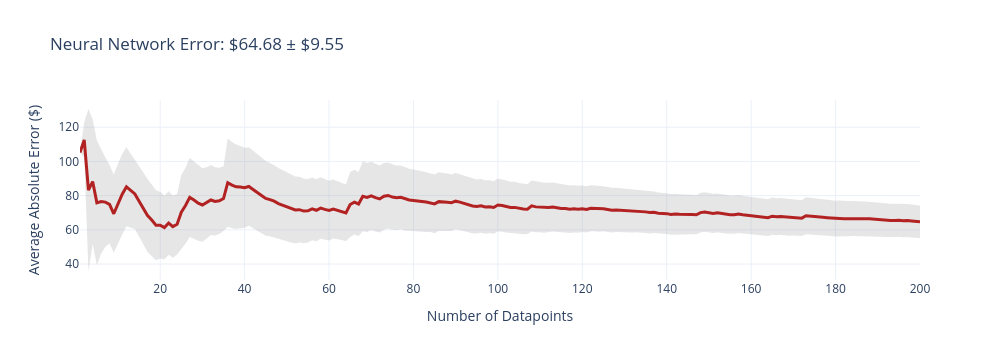
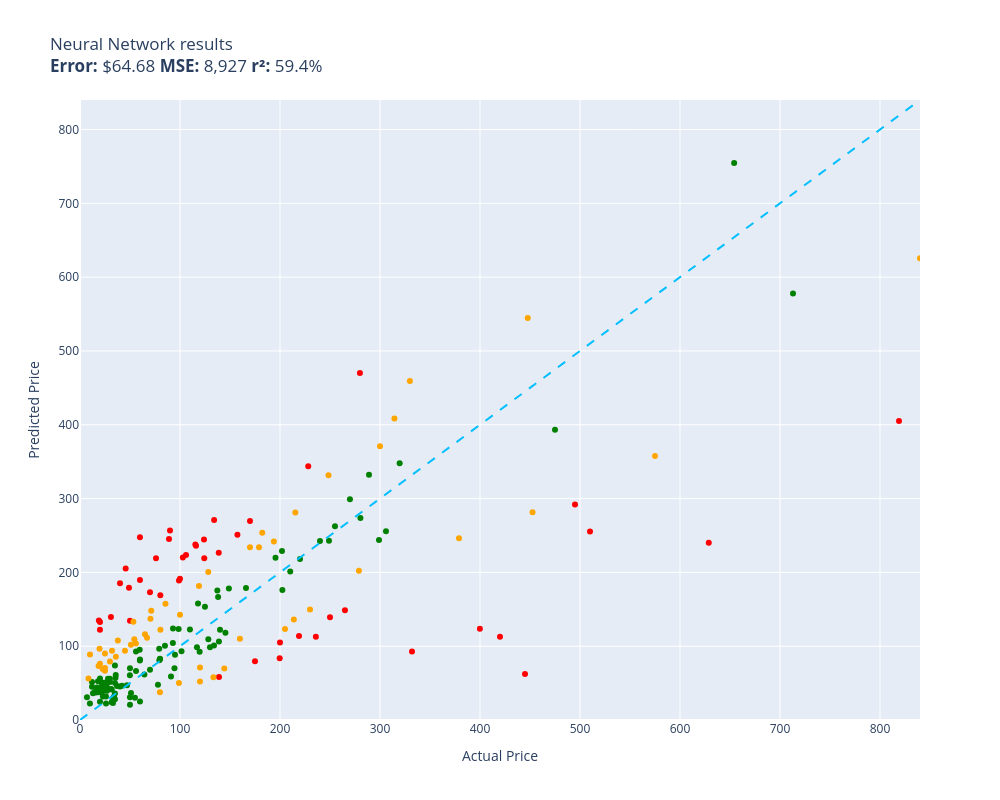

Here is the notebook cell these charts were saved with, in order:
### Code cell
evaluate(neural_network, test)

### Figure 1 — Plotly figure (JSON) as saved in the notebook; plotly's stock layout.template omitted (floating-point values rounded to 4 significant figures; data arrays with more than 128 entries replaced by an {"elided": "..."} marker saying what was removed)
{"data": [{"fill": "toself", "fillcolor": "rgba(128,128,128,0.2)", "hoverinfo": "skip", "line": {"color": "rgba(255,255,255,0)"}, "name": "95% CI", "showlegend": false, "type": "scatter", "x": {"elided": "400 int values"}, "y": {"elided": "400 float values"}}, {"customdata": {"elided": "200x1 float values"}, "hovertemplate": "n=%{x}<br>Avg Error=$%{y:,.2f}<br>±95% CI=$%{customdata[0]:,.2f}<extra></extra>", "line": {"color": "firebrick", "width": 3}, "mode": "lines", "name": "Cumulative Avg Error", "type": "scatter", "x": {"elided": "200 int values"}, "y": {"elided": "200 float values"}}], "layout": {"height": 360, "showlegend": false, "title": {"text": "Neural Network Error: $64.68 ± $9.55"}, "width": 1000, "xaxis": {"title": {"text": "Number of Datapoints"}}, "yaxis": {"title": {"text": "Average Absolute Error ($)"}}}}

### Figure 2 — Plotly figure (JSON) as saved in the notebook; plotly's stock layout.template omitted (floating-point values rounded to 4 significant figures)
{"data": [{"customdata": [["Old Blood Noise Excess V2 Distortion Cho...\nGuess=$113.74 Actual=$219.00"], ["telpo Headlight Assembly Fit For 15 Camr...\nGuess=$235.91 Actual=$115.99"], ["EXMAX NG-10X Fresnel Lens Focusing Adapt...\nGuess=$173.02 Actual=$69.98"], ["CORSAIR Dominator Platinum RGB 32GB (2x1...\nGuess=$244.44 Actual=$124.00"], ["SKB iSeries 3i-13096-6KP Case for BlackM...\nGuess=$79.62 Actual=$174.99"], ["Bam Trekking 3027SB Single Black Clarine...\nGuess=$92.86 Actual=$332.00"], ["Mini PC, Kinupute Desktop Computer E3-12...\nGuess=$292.07 Actual=$495.00"], ["10GBase-LR SFP+ Transceiver, Handar 10GB...\nGuess=$132.78 Actual=$19.99"], ["Deco Mount Pro Tripod Microphone Stand w...\nGuess=$189.70 Actual=$59.95"], ["KOMPUTERBAY 4GB 2X 2GB DDR2 1066MHz PC2-...\nGuess=$168.87 Actual=$80.34"], ["Scranton & Co 3 Drawer Mobile File Cabin...\nGuess=$237.90 Actual=$115.35"], ["Canon EOS Rebel T7 Digital SLR Camera wi...\nGuess=$404.93 Actual=$819.00"], ["JRready ST6313 DT Deutsch Connector Kit,...\nGuess=$83.75 Actual=$199.68"], ["Diversitech WG840585 Motor, (Ddb) 1/3Hp,...\nGuess=$270.84 Actual=$134.12"], ["MC: Pindicator (Dual Intensity Amber)\nGuess=$185.13 Actual=$40.00"], ["Sumerain S1339CM Double Handle Widesprea...\nGuess=$112.83 Actual=$235.86"], ["Poison Spyder 10-08-020 Rocker Knocker\nGuess=$240.06 Actual=$628.76"], ["DIMARZIO 204284 DP 163FBK Blues Bucker G...\nGuess=$256.85 Actual=$89.99"], ["Lighted Triangle Mirror Cabinet Bathroom...\nGuess=$62.28 Actual=$445.00"], ["BESTILL Wall Mounted Shower Faucet Set, ...\nGuess=$219.10 Actual=$76.00"], ["Trail Gear Twin Stick Kit for Top Shift ...\nGuess=$470.18 Actual=$279.92"], ["Engine Thermostat, Replace 19301-PAA-306...\nGuess=$134.78 Actual=$18.89"], ["Dell Optiplex 390 Desktop Computer i3 3....\nGuess=$219.29 Actual=$124.27"], ["LEGO Marvel Avengers War Machine Buster ...\nGuess=$247.48 Actual=$59.95"], ["KOHLER K-1185540-CP Assembly-Slider\nGuess=$205.37 Actual=$45.67"], ["Pioneer 2AM401-BN Two Handle Kitchen Fau...\nGuess=$343.70 Actual=$228.22"], ["Grey Pneumatic 1311SD Impact Socket Set\nGuess=$250.92 Actual=$157.43"], ["Urth 62mm UV, Circular Polarizing (CPL),...\nGuess=$58.24 Actual=$139.00"], ["Canon Sure Shot 90u 35mm Date Camera\nGuess=$123.77 Actual=$399.89"], ["Wilkinson LOW GAUSS Vintage Tone Strat S...\nGuess=$139.49 Actual=$30.93"], ["Chalkboard Name Badges with Magnetic Bac...\nGuess=$122.28 Actual=$19.95"], ["GENUINE VOLVO THERMOSTAT (3.0, 3.2) S60 ...\nGuess=$220.12 Actual=$102.85"], ["CradlePoint Compact Broadband Router (CB...\nGuess=$245.06 Actual=$89.00"], ["Universal Power Group 12V 100Ah Sealed L...\nGuess=$104.85 Actual=$199.99"], ["Auertech Portable Washing Machine, 14lbs...\nGuess=$188.90 Actual=$98.99"], ["Music Hall pa15.3 MM/MC Phono Preamplifi...\nGuess=$139.32 Actual=$250.00"], ["Competition Clutch Disc and Pressure Pla...\nGuess=$255.30 Actual=$510.00"], ["APS iBoard (304 Stainless Steel Polished...\nGuess=$148.83 Actual=$264.95"], ["KUNFINE Android Radio CarPlay & Android ...\nGuess=$223.39 Actual=$106.00"], ["A-Premium Front Suspension Steering Knuc...\nGuess=$179.07 Actual=$48.99"], ["Pacific Drums PDCM1618TTRB 16 x 18 Inche...\nGuess=$112.93 Actual=$419.99"], ["Viola Bow 4/4 Full Size Carbon Fiber (Bl...\nGuess=$134.36 Actual=$49.99"], ["Garmin 010-12402-10 GT15M-TM Transom-Mou...\nGuess=$226.60 Actual=$138.74"], ["Fitness Center Gym Room Weight Train Dua...\nGuess=$191.22 Actual=$99.99"], ["Xiaomi Redmi 10 2022 NFC 4G LTE (128GB +...\nGuess=$269.69 Actual=$169.99"]], "hovertemplate": "%{customdata[0]}<extra></extra>", "legendgroup": "red", "marker": {"color": "red", "size": 6, "symbol": "circle"}, "mode": "markers", "name": "red", "orientation": "v", "showlegend": true, "type": "scatter", "x": [219.0, 116.0, 69.98, 124.0, 175.0, 332.0, 495.0, 19.99, 59.95, 80.34, 115.3, 819.0, 199.7, 134.1, 40.0, 235.9, 628.8, 89.99, 445.0, 76.0, 279.9, 18.89, 124.3, 59.95, 45.67, 228.2, 157.4, 139.0, 399.9, 30.93, 19.95, 102.8, 89.0, 200.0, 98.99, 250.0, 510.0, 264.9, 106.0, 48.99, 420.0, 49.99, 138.7, 99.99, 170.0], "xaxis": "x", "y": [113.7, 235.9, 173.0, 244.4, 79.62, 92.86, 292.1, 132.8, 189.7, 168.9, 237.9, 404.9, 83.75, 270.8, 185.1, 112.8, 240.1, 256.8, 62.28, 219.1, 470.2, 134.8, 219.3, 247.5, 205.4, 343.7, 250.9, 58.24, 123.8, 139.5, 122.3, 220.1, 245.1, 104.9, 188.9, 139.3, 255.3, 148.8, 223.4, 179.1, 112.9, 134.4, 226.6, 191.2, 269.7], "yaxis": "y"}, {"customdata": [["NewPower99 Battery Kit for Samsung Galax...\nGuess=$30.23 Actual=$54.95"], ["Stand for Raven Pro Document Scanner - P...\nGuess=$55.73 Actual=$29.85"], ["8544771 Dryer Heating Element, 279816 Th...\nGuess=$61.00 Actual=$35.74"], ["Bam France 2002XL Contoured Hightech Bla...\nGuess=$577.69 Actual=$713.00"], ["Panasonic KX-TG6511B DECT 6.0 PLUS Expan...\nGuess=$96.57 Actual=$79.20"], ["LOVE MEI Galaxy S10 Lite Case, Military ...\nGuess=$22.97 Actual=$32.98"], ["GJY Portable TV,10.6 inch Mini TV for AT...\nGuess=$81.12 Actual=$79.36"], ["LD Products Compatible Toner Cartridge R...\nGuess=$70.16 Actual=$49.98"], ["APS iBoard 6-inch Aluminum (Black Powder...\nGuess=$201.21 Actual=$210.23"], ["Intermatic PX300 12V 300W Transformer wi...\nGuess=$100.99 Actual=$134.00"], ["HK SYSTEMS 13\" Heavy Duty Black \"Push\" O...\nGuess=$100.60 Actual=$84.95"], ["June Garden 12\" Sweet Dolly Charlotte - ...\nGuess=$56.37 Actual=$19.99"], ["Aolemi Oil Rubbed Bronze Single Function...\nGuess=$123.35 Actual=$98.65"], ["Evergreen HSHB2005 Cylinder Head Gasket ...\nGuess=$95.14 Actual=$59.69"], ["15\" Locking Shower Head Extension Arm in...\nGuess=$82.21 Actual=$79.95"], ["Mylites+ Standard Comic Book Mylar Sleev...\nGuess=$50.02 Actual=$34.99"], ["Tidal Front + Rear Fender Flares 4PC Poc...\nGuess=$262.41 Actual=$254.99"], ["Dakota Alert MURS Alert Probe Sensor - M...\nGuess=$218.09 Actual=$219.99"], ["152MM Hole Saws M42 Bi-Metal High Speed ...\nGuess=$52.40 Actual=$17.99"], ["Baseball Backpacks Large 18 Inch Bookbag...\nGuess=$41.36 Actual=$31.77"], ["Wenger City Upgrade Laptop Backpack with...\nGuess=$118.37 Actual=$145.42"], ["AUTOFREE LED Tail Lights Assembly Compat...\nGuess=$228.92 Actual=$201.99"], ["Adams Check Payment and Deposit Register...\nGuess=$57.27 Actual=$35.49"], ["3D Tree Hole Branches 075 Stair Risers D...\nGuess=$98.57 Actual=$129.99"], ["KOHLER 18865-CP Filtered Water Faucet, P...\nGuess=$393.20 Actual=$475.00"], ["Fjallraven, Kanken Laptop 15\" Backpack f...\nGuess=$92.53 Actual=$119.65"], ["Retevis RT68 Soft Earhook Walkie Talkie ...\nGuess=$30.84 Actual=$6.99"], ["Evan-Fischer Front Bumper Cover Compatib...\nGuess=$176.13 Actual=$202.38"], ["Laisomeke Waterproof Junction Box, Unive...\nGuess=$45.08 Actual=$11.99"], ["Webcem Solar Shed Light Outdoor Indoor, ...\nGuess=$47.86 Actual=$77.96"], ["Festool 492370 Platin 2 S1000 Grit 6-Inc...\nGuess=$59.10 Actual=$91.00"], ["Western Digital Enterprise RE4-GP 2TB SA...\nGuess=$122.68 Actual=$109.95"], ["VLAND LED Smoked Taillights Compatible F...\nGuess=$242.60 Actual=$239.99"], ["PM Auto Front Right Quick Complete Strut...\nGuess=$153.47 Actual=$124.94"], ["Tablet PC Cover Compatible with Lenovo T...\nGuess=$24.02 Actual=$31.61"], ["Miyaya@ Funny Animal Masks Collection fo...\nGuess=$44.09 Actual=$16.99"], ["Ultra Duster Canned Air Net 10 Oz 6-Pack\nGuess=$60.56 Actual=$49.90"], ["IQShield Screen Protector Compatible wit...\nGuess=$22.42 Actual=$9.95"], ["Liberty Imports 12 Pack: US Military Toy...\nGuess=$39.24 Actual=$16.98"], ["Satco S9596, 4 Count (Pack of 1), 4.18\nGuess=$51.55 Actual=$12.00"], ["Intrepid International Dressage Letters-...\nGuess=$39.73 Actual=$26.99"], ["Kingston Brass KS269SN Kingston Clawfoot...\nGuess=$255.64 Actual=$305.99"], ["KUNN Small Electrician Tool Pouch Utilit...\nGuess=$49.19 Actual=$21.99"], ["Trim Kit for 2-handle Shower & Tub Valve...\nGuess=$88.27 Actual=$94.99"], ["iPhone 12/12 Pro Nicaragua Guardabarranc...\nGuess=$24.68 Actual=$19.97"], ["Replacement Remote Control for PANASONIC...\nGuess=$35.91 Actual=$34.95"], ["LSSAGOON Backpack for Women Teen Kids Gi...\nGuess=$31.70 Actual=$33.99"], ["Aeromotive 13304 Regulator, X1 Adjustabl...\nGuess=$299.18 Actual=$269.95"], ["4pc Wheel Spacers Adapters 4\" (2inch Per...\nGuess=$98.69 Actual=$116.95"], ["GE RPWF SmartWater Comparable Refrigerat...\nGuess=$46.16 Actual=$36.99"], ["MGP Caliper Covers 39011SACURD Red Powde...\nGuess=$242.73 Actual=$249.00"], ["LSI Broadcom SAS 9300-8i 8-port 12Gb/s S...\nGuess=$157.96 Actual=$118.00"], ["NewFantasia Replacement Audio Cable with...\nGuess=$42.15 Actual=$31.00"], ["Mikrotik RB3011UIAS-RM RouterBOARD 10xGi...\nGuess=$244.00 Actual=$299.00"], ["MONOCARBON Forged Carbon Fiber Case for ...\nGuess=$25.14 Actual=$59.99"], ["DuraGo 29515020 Front Hub Assembly\nGuess=$109.26 Actual=$128.34"], ["MXR Carbon Copy Deluxe Analog Delay Guit...\nGuess=$219.92 Actual=$195.50"], ["Berta (6 Pieces) 1-1/4 inch Overlay, 90 ...\nGuess=$50.44 Actual=$24.66"], ["Linkloos Solar Street Lights Outdoor Wat...\nGuess=$92.84 Actual=$55.99"], ["USB Charger, CIVIE High Speed 60W Multip...\nGuess=$37.09 Actual=$15.99"], ["Cardone 84-58642 New HEI Electronic Dist...\nGuess=$178.99 Actual=$165.99"], ["Hp Pavilion P7-1257c Motherboard Aahd3-h...\nGuess=$80.54 Actual=$59.86"], ["Kastar Battery Pack Replacement for Sony...\nGuess=$42.97 Actual=$19.99"], ["New Replacement seat cover fits Yamaha M...\nGuess=$106.25 Actual=$138.95"], ["Evan Fischer Radiator Cooling Fan Assemb...\nGuess=$175.56 Actual=$137.34"], ["AZX Stylus Pencil for Apple iPad Pro 202...\nGuess=$51.65 Actual=$29.99"], ["Raspberry Pi 3 Model B+ Aluminum Case Me...\nGuess=$38.36 Actual=$14.99"], ["Skullcandy Hesh Evo Bluetooth Headphones...\nGuess=$68.12 Actual=$69.99"], ["ASUS VY279HE-W 27” 1080P Monitor - White...\nGuess=$166.61 Actual=$138.10"], ["LCD Screen for Dell Inspiron 17R 17.3\" H...\nGuess=$61.48 Actual=$64.37"], ["200 Couples Conversation Cards - Enjoy B...\nGuess=$29.66 Actual=$32.97"], ["The Puppet Company - Carpet-Unicorn, Whi...\nGuess=$37.71 Actual=$19.00"], ["KYX Racing Hardened Steel Center Drive S...\nGuess=$47.23 Actual=$46.99"], ["StonKraft Brass Chess Board Game Set wit...\nGuess=$122.42 Actual=$140.00"], ["Baumgartens Sicurix Blank PVC ID Cards (...\nGuess=$39.19 Actual=$19.11"], ["OEM Samsung Remote Control Shipped with ...\nGuess=$66.40 Actual=$56.00"], ["Venom Power Terra Hunter R/T+ R/T All-Te...\nGuess=$347.98 Actual=$319.65"], ["Custom Engagement Logo Desk Embosser Sea...\nGuess=$30.68 Actual=$49.95"], ["Audio Techinca ATW-T1002 System 10 Handh...\nGuess=$332.15 Actual=$289.00"], ["520 Pieces Christmas Envelope Seal Stick...\nGuess=$22.23 Actual=$25.99"], ["LD Compatible Ink Cartridge Replacement ...\nGuess=$46.52 Actual=$41.99"], ["BestPricedDecals Wine A BIT, You'll Feel...\nGuess=$36.17 Actual=$12.98"], ["VATOS 4 Packs Bubble Machine Gun for Kid...\nGuess=$31.71 Actual=$22.88"], ["BXYJY for Samsung Galaxy Z Fold 3 Case w...\nGuess=$20.56 Actual=$49.99"], ["VONADO Space Wars Colonial Viper MK1 Bui...\nGuess=$45.36 Actual=$39.99"], ["sabermaster TCG Playmat yugioh playmat T...\nGuess=$37.33 Actual=$21.99"], ["DuraGo BR5330 Front Vented Disc Brake Ro...\nGuess=$93.15 Actual=$101.51"], ["Vinyl Soft Top Roll-up Adjustable Truck ...\nGuess=$178.31 Actual=$148.88"], ["Glovion Music Stand Light, Clip On Piano...\nGuess=$55.98 Actual=$27.99"], ["Samsung DA97-07603B Freezer Ice Maker As...\nGuess=$123.98 Actual=$93.02"], ["Intex River Run Connect Lounge (Four)\nGuess=$70.25 Actual=$94.49"], ["Blanco 230966 Valea Stainless Steel Sink...\nGuess=$104.49 Actual=$92.88"], ["Empava 24\" Single Wall Ovens 10 Cooking ...\nGuess=$754.77 Actual=$654.14"], ["Think Gizmos Build Your Own Robot Toys f...\nGuess=$43.52 Actual=$24.95"], ["VTech Strum and Jam Kidi Musical Guitar ...\nGuess=$50.69 Actual=$21.99"], ["Fender Hendrix Voodoo Child Coiled Instr...\nGuess=$81.92 Actual=$59.99"], ["W11130208 W10695459 Refrigerator LED Mod...\nGuess=$45.78 Actual=$26.59"], ["Jada Toys Ryan's World Combo Panda Airli...\nGuess=$73.76 Actual=$34.94"], ["STICKGOO Peel and Stick Backsplash for K...\nGuess=$28.24 Actual=$34.99"], ["MonMount Triple Monitor Stand Freestandi...\nGuess=$83.09 Actual=$79.99"], ["For Volvo C70 S70 V70 V40 S40 AC Compres...\nGuess=$273.71 Actual=$280.41"], ["Refresh NSF-53 Premium Replacement Refri...\nGuess=$36.71 Actual=$50.99"], ["NICKSTON Red Sparkling Glitter Slim Band...\nGuess=$31.85 Actual=$25.99"]], "hovertemplate": "%{customdata[0]}<extra></extra>", "legendgroup": "green", "marker": {"color": "green", "size": 6, "symbol": "circle"}, "mode": "markers", "name": "green", "orientation": "v", "showlegend": true, "type": "scatter", "x": [54.95, 29.85, 35.74, 713.0, 79.2, 32.98, 79.36, 49.98, 210.2, 134.0, 84.95, 19.99, 98.65, 59.69, 79.95, 34.99, 255.0, 220.0, 17.99, 31.77, 145.4, 202.0, 35.49, 130.0, 475.0, 119.7, 6.99, 202.4, 11.99, 77.96, 91.0, 110.0, 240.0, 124.9, 31.61, 16.99, 49.9, 9.95, 16.98, 12.0, 26.99, 306.0, 21.99, 94.99, 19.97, 34.95, 33.99, 269.9, 117.0, 36.99, 249.0, 118.0, 31.0, 299.0, 59.99, 128.3, 195.5, 24.66, 55.99, 15.99, 166.0, 59.86, 19.99, 138.9, 137.3, 29.99, 14.99, 69.99, 138.1, 64.37, 32.97, 19.0, 46.99, 140.0, 19.11, 56.0, 319.6, 49.95, 289.0, 25.99, 41.99, 12.98, 22.88, 49.99, 39.99, 21.99, 101.5, 148.9, 27.99, 93.02, 94.49, 92.88, 654.1, 24.95, 21.99, 59.99, 26.59, 34.94, 34.99, 79.99, 280.4, 50.99, 25.99], "xaxis": "x", "y": [30.23, 55.73, 61.0, 577.7, 96.57, 22.97, 81.12, 70.16, 201.2, 101.0, 100.6, 56.37, 123.4, 95.14, 82.21, 50.02, 262.4, 218.1, 52.4, 41.36, 118.4, 228.9, 57.27, 98.57, 393.2, 92.53, 30.84, 176.1, 45.08, 47.86, 59.1, 122.7, 242.6, 153.5, 24.02, 44.09, 60.56, 22.42, 39.24, 51.55, 39.73, 255.6, 49.19, 88.27, 24.68, 35.91, 31.7, 299.2, 98.69, 46.16, 242.7, 158.0, 42.15, 244.0, 25.14, 109.3, 219.9, 50.44, 92.84, 37.09, 179.0, 80.54, 42.97, 106.3, 175.6, 51.65, 38.36, 68.12, 166.6, 61.48, 29.66, 37.71, 47.23, 122.4, 39.19, 66.4, 348.0, 30.68, 332.1, 22.23, 46.52, 36.17, 31.71, 20.56, 45.36, 37.33, 93.15, 178.3, 55.98, 124.0, 70.25, 104.5, 754.8, 43.52, 50.69, 81.92, 45.78, 73.76, 28.24, 83.09, 273.7, 36.71, 31.85], "yaxis": "y"}, {"customdata": [["RBC12-UPC Replacement Battery Cartridge ...\nGuess=$149.72 Actual=$229.99"], ["SuppliesOutlet Compatible Toner Cartridg...\nGuess=$69.88 Actual=$144.29"], ["ACDelco GM Original Equipment FW339 Fron...\nGuess=$281.15 Actual=$215.33"], ["Pump Head TBVECHI 175PSI 4KW 5.5HP 21CFM...\nGuess=$459.44 Actual=$329.90"], ["Metabo HPT 36V MultiVolt™ Cordless Rotar...\nGuess=$246.25 Actual=$379.00"], ["46mm Digital Pro High-Resolution Close-U...\nGuess=$76.36 Actual=$19.99"], ["Innovative Percussion CB-6 Chamois Bass ...\nGuess=$109.47 Actual=$54.32"], ["PEMP E65 E66 CDC Simulate Optical Fiber ...\nGuess=$181.68 Actual=$119.00"], ["DEWALT 20V MAX* XR Impact Driver with Bl...\nGuess=$281.30 Actual=$452.53"], ["Clementoni 39132.5 Jigsaw Puzzle 1,000 P...\nGuess=$37.46 Actual=$79.95"], ["GanFindX Portable Car Hand Controls for ...\nGuess=$109.99 Actual=$159.90"], ["Task T24287 Roman Ogee Router Bit with 1...\nGuess=$103.73 Actual=$55.88"], ["Travelpro Platinum Elite Slim Business L...\nGuess=$136.04 Actual=$213.83"], ["Southwire 120V/15A Right Angle User Atta...\nGuess=$107.78 Actual=$37.87"], ["DALDED LED Light Kit for Lego Sonic Gree...\nGuess=$70.59 Actual=$24.99"], ["Projector, CRAZVIEW Projector with WiFi ...\nGuess=$132.98 Actual=$53.40"], ["Beck/Arnley 0421945 Air Filter\nGuess=$85.70 Actual=$35.87"], ["Neporal Full Spectrum Light Bulb, 6000K ...\nGuess=$73.13 Actual=$18.59"], ["Pidoko Kids Train Table, Grey with 90 Pc...\nGuess=$52.29 Actual=$119.97"], ["Ceramic Talavera Mexican Tile 4x4\", 9 Pi...\nGuess=$79.17 Actual=$29.95"], ["Marvel Legends Series X-Men 6-Inch Archa...\nGuess=$50.05 Actual=$98.95"], ["ANZO USA 111207 GMC SIERRA 99-06 / YUKON...\nGuess=$253.70 Actual=$182.28"], ["EMART Photography C Stand with Boom Arm,...\nGuess=$71.26 Actual=$119.99"], ["KS K-STORM Replacement Silicone Mushroom...\nGuess=$56.27 Actual=$8.50"], ["Walker Exhaust Ultra EPA 16478 Direct Fi...\nGuess=$357.62 Actual=$574.99"], ["4LT LUMINETTE Vanity Opal GLS BSN\nGuess=$142.74 Actual=$99.99"], ["Royal Designs, Inc. Decorative Abundant ...\nGuess=$90.02 Actual=$24.95"], ["AC Compressor & A/C Kit For BMW 335i 335...\nGuess=$408.63 Actual=$314.41"], ["Ibanez M510OVS Acoustic Mandolin in Vint...\nGuess=$234.15 Actual=$169.99"], ["Pyle Wireless Rear View Backup Camera - ...\nGuess=$137.29 Actual=$70.45"], ["18 Inch White Undermount Kitchen Sink - ...\nGuess=$233.97 Actual=$179.00"], ["Amana Tool - SC587 Carbide Tipped 3-Wing...\nGuess=$147.86 Actual=$71.23"], ["ECCPP Power Steering Pump for 2009-2010 ...\nGuess=$157.55 Actual=$85.48"], ["UPR Mach 1 Chin Spoiler Fits 94-98 Musta...\nGuess=$116.13 Actual=$64.99"], ["SP Air Corporation SP-8102BU 1/4-Inch He...\nGuess=$123.39 Actual=$204.99"], ["ROHL WSGUM3018WH Wire Sink Grids, White\nGuess=$200.62 Actual=$128.28"], ["Diversitech UC2436-3 Ultralite Condenser...\nGuess=$122.33 Actual=$80.39"], ["Lorell Bell Chair Glide, 2.5\", Black\nGuess=$96.44 Actual=$19.50"], ["4 Inches Rolled Muffler Tip Catback Exha...\nGuess=$242.00 Actual=$193.88"], ["CTLAMP XL-2100 Professional Quality XL-2...\nGuess=$93.94 Actual=$32.00"], ["200 ' feet True 14 Gauge AWG CCA Speaker...\nGuess=$93.93 Actual=$44.95"], ["VIPMOTOZ Sequential Turn Signal Premium ...\nGuess=$202.35 Actual=$278.94"], ["Dell XPS 13 9343-2727SLV 13.3\" Full HD S...\nGuess=$625.65 Actual=$839.99"], ["Steering Wheel, Carbon Fiber Automotive ...\nGuess=$544.58 Actual=$447.74"], ["Replacement Remote Control fit for Sony ...\nGuess=$88.66 Actual=$9.99"], ["Disney Princess Sparkling Princess Sleep...\nGuess=$66.75 Actual=$24.95"], ["Star Wars Die-Cast Metal TITANIUM Series...\nGuess=$69.04 Actual=$22.70"], ["HP Laserjet 2100 Laser Printer W/Test Pr...\nGuess=$371.03 Actual=$299.98"], ["PowerSport Front Rear Brakes and Rotors ...\nGuess=$331.73 Actual=$248.51"], ["Targus CityGear Durable Backpack, Black,...\nGuess=$57.97 Actual=$133.43"], ["KZ ZS10 Pro in Ear Monitor Headphone KZ ...\nGuess=$111.44 Actual=$66.99"], ["Pyle 2x120 Watt Home Audio Speaker Power...\nGuess=$101.98 Actual=$50.92"]], "hovertemplate": "%{customdata[0]}<extra></extra>", "legendgroup": "orange", "marker": {"color": "orange", "size": 6, "symbol": "circle"}, "mode": "markers", "name": "orange", "orientation": "v", "showlegend": true, "type": "scatter", "x": [230.0, 144.3, 215.3, 329.9, 379.0, 19.99, 54.32, 119.0, 452.5, 79.95, 159.9, 55.88, 213.8, 37.87, 24.99, 53.4, 35.87, 18.59, 120.0, 29.95, 98.95, 182.3, 120.0, 8.5, 575.0, 99.99, 24.95, 314.4, 170.0, 70.45, 179.0, 71.23, 85.48, 64.99, 205.0, 128.3, 80.39, 19.5, 193.9, 32.0, 44.95, 278.9, 840.0, 447.7, 9.99, 24.95, 22.7, 300.0, 248.5, 133.4, 66.99, 50.92], "xaxis": "x", "y": [149.7, 69.88, 281.2, 459.4, 246.3, 76.36, 109.5, 181.7, 281.3, 37.46, 110.0, 103.7, 136.0, 107.8, 70.59, 133.0, 85.7, 73.13, 52.29, 79.17, 50.05, 253.7, 71.26, 56.27, 357.6, 142.7, 90.02, 408.6, 234.2, 137.3, 234.0, 147.9, 157.5, 116.1, 123.4, 200.6, 122.3, 96.44, 242.0, 93.94, 93.93, 202.3, 625.7, 544.6, 88.66, 66.75, 69.04, 371.0, 331.7, 57.97, 111.4, 102.0], "yaxis": "y"}, {"hoverinfo": "skip", "line": {"color": "deepskyblue", "dash": "dash", "width": 2}, "mode": "lines", "name": "y = x", "showlegend": false, "type": "scatter", "x": [0, 840.0], "y": [0, 840.0]}], "layout": {"height": 800, "legend": {"title": {"text": "color"}, "tracegroupgap": 0}, "showlegend": false, "title": {"text": "Neural Network results<br><b>Error:</b> $64.68 <b>MSE:</b> 8,927 <b>r²:</b> 59.4%"}, "width": 1000, "xaxis": {"anchor": "y", "domain": [0, 1], "range": [0, 840.0], "title": {"text": "Actual Price"}}, "yaxis": {"anchor": "x", "domain": [0, 1], "range": [0, 840.0], "title": {"text": "Predicted Price"}}}}
